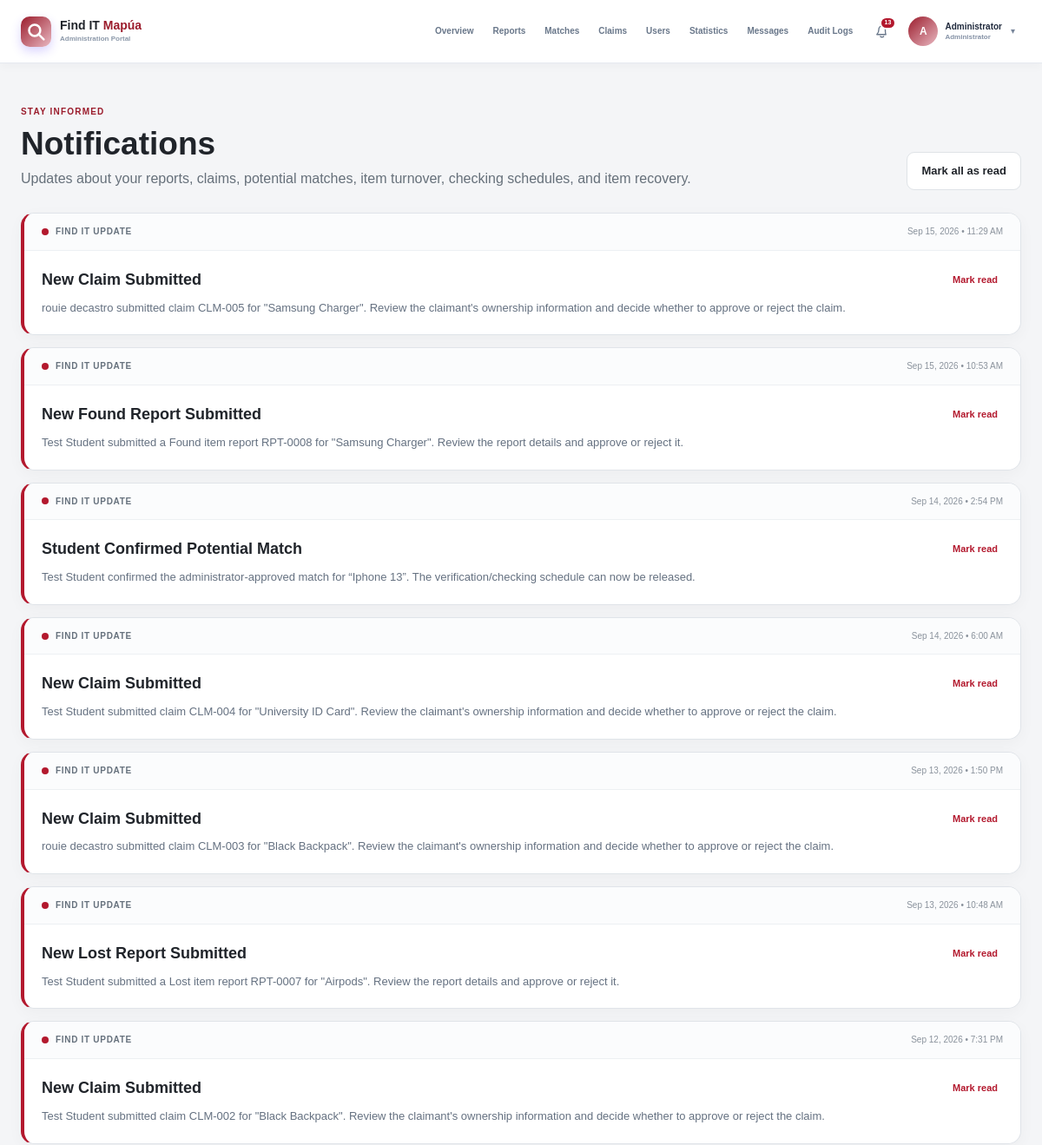
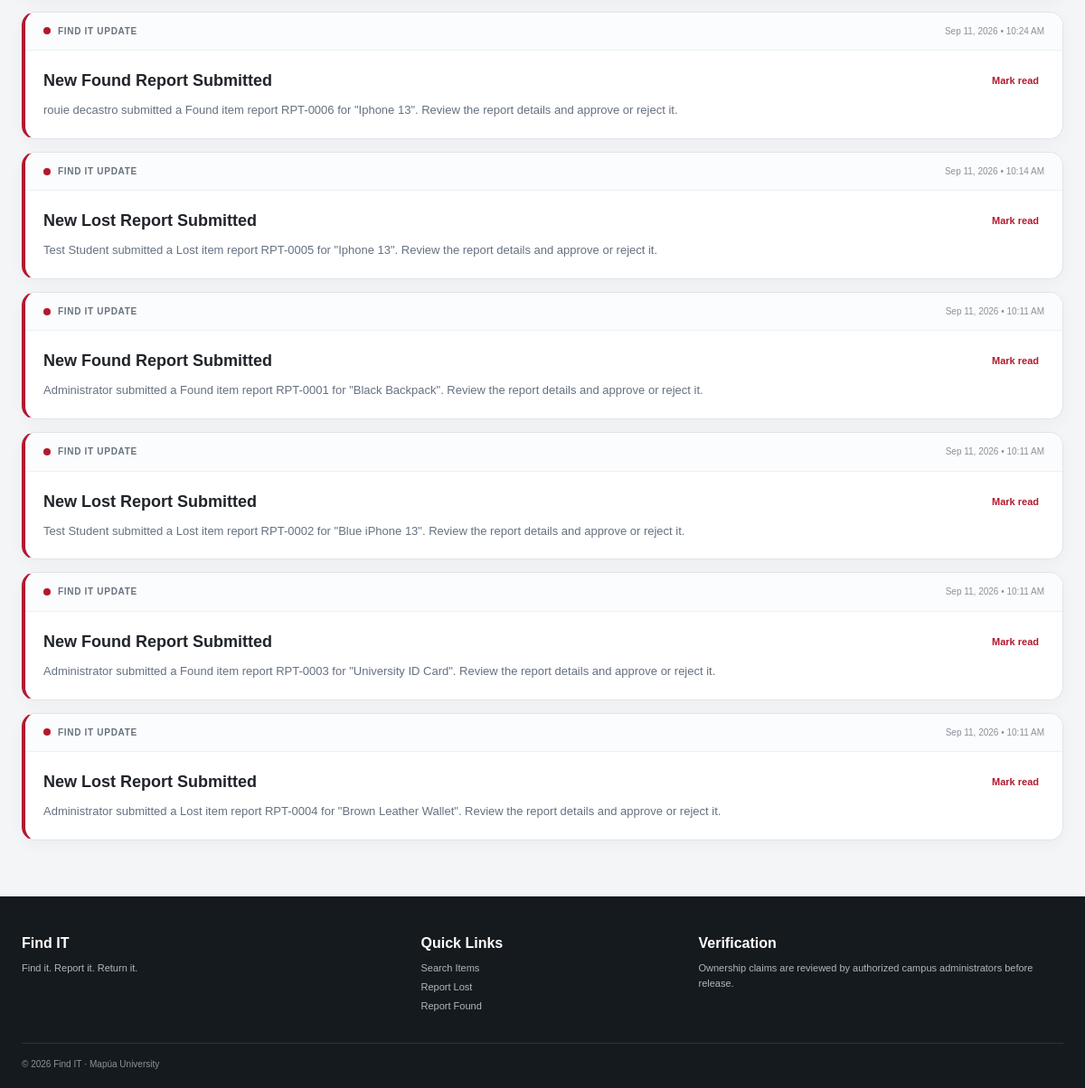
Screenshot of /notifications.php (signed in) with the database file from the repository (2 pictures, top to bottom).
### tables this page shows
CREATE TABLE notifications (
            id INTEGER PRIMARY KEY AUTOINCREMENT,
            user_id INTEGER NOT NULL,
            title TEXT NOT NULL,
            message TEXT NOT NULL,
            notification_type TEXT NOT NULL,
            related_report_id INTEGER,
            related_claim_id INTEGER,
            is_read INTEGER NOT NULL DEFAULT 0,
            created_at TEXT NOT NULL,
            FOREIGN KEY(user_id) REFERENCES users(id),
            FOREIGN KEY(related_report_id) REFERENCES reports(id),
            FOREIGN KEY(related_claim_id) REFERENCES claims(id)
        );

### config.php (called while the page is built, shortened)
<?php
function h(?string $value): string {
    return htmlspecialchars($value ?? '', ENT_QUOTES, 'UTF-8');
}

### notifications.php (the view, shortened to what this page needs)
<?php
require 'config.php';
$currentUser=current_user();
$rowsStmt=$pdo->prepare("
    SELECT *
    FROM notifications
    WHERE user_id=?
    ORDER BY created_at DESC
");
$rowsStmt->execute([$currentUser['id']]);
$rows=$rowsStmt->fetchAll();
require 'includes/header.php';
?>
<div class="container page-head notifications-head">
  <div>
    <span class="eyebrow">Stay informed</span>
    <h1>Notifications</h1>
    <p>Updates about your reports, claims, potential matches, item turnover, checking schedules, and item recovery.</p>
  </div>
  <form method="post" class="notifications-read-all">
    <button class="btn ghost" type="submit">Mark all as read</button>
  </form>
</div>
<div class="container notification-list notification-inbox">
<?php if($rows): ?>
<?php foreach($rows as $n): ?>
<?php
$type=strtolower((string)$n['notification_type']);
$title=strtolower((string)$n['title']);
$typeLabel=match($type){
    'claim'=>'Claim',
    'match'=>(
        str_contains($title,'turnover')
            || str_contains($title,'turn over')
            || str_contains($title,'handover')
            ? 'Item Turnover'
            : (
                str_contains($title,'schedule')
                    || str_contains($title,'verification')
                    ? 'Checking Schedule'
                    : 'Potential Match'
            )
    ),
    'status'=>'Item Status',
    'guidance'=>'Campus Guidance',
    'report'=>'Report Update',
    default=>'Find IT Update'
};
?>
<article class="notification-card <?= $n['is_read']?'is-read':'is-unread' ?>">
  <div class="notification-card-top">
    <div class="notification-type">
      <span class="notification-dot"></span>
      <span><?= h($typeLabel) ?></span>
    </div>
    <div class="notification-time">
      <?= h(date('M j, Y • g:i A',strtotime($n['created_at']))) ?>
    </div>
  </div>
  <div class="notification-card-main">
    <div class="notification-card-content">
      <h2><?= h($n['title']) ?></h2>
      <p class="notification-message"><?= nl2br(h($n['message'])) ?></p>
    </div>
    <div class="notification-actions">
      <?php if(!$n['is_read']): ?>
      <form method="post">
        <button class="notification-read-btn" type="submit">Mark read</button>
      </form>
      <?php else: ?>
      <span class="notification-read-label">Read</span>
      <?php endif; ?>
    </div>
  </div>
</article>
<?php endforeach; ?>
<?php endif; ?>
</div>
<?php require 'includes/footer.php'; ?>

### rows the page displays
notifications: notification_type "FIND IT UPDATE", created_at "Sep 15, 2026 • 11:29 AM", title "New Claim Submitted", message "rouie decastro submitted claim CLM-005 for \"Samsung Charger\". Review the claimant's ownership information and decide whether to approve or reject the claim."
notifications: notification_type "FIND IT UPDATE", created_at "Sep 15, 2026 • 10:53 AM", title "New Found Report Submitted", message "Test Student submitted a Found item report RPT-0008 for \"Samsung Charger\". Review the report details and approve or reject it."
notifications: notification_type "FIND IT UPDATE", created_at "Sep 14, 2026 • 2:54 PM", title "Student Confirmed Potential Match", message "Test Student confirmed the administrator-approved match for “Iphone 13”. The verification/checking schedule can now be released."
notifications: notification_type "FIND IT UPDATE", created_at "Sep 14, 2026 • 6:00 AM", title "New Claim Submitted", message "Test Student submitted claim CLM-004 for \"University ID Card\". Review the claimant's ownership information and decide whether to approve or reject the claim."
notifications: notification_type "FIND IT UPDATE", created_at "Sep 13, 2026 • 1:50 PM", title "New Claim Submitted", message "rouie decastro submitted claim CLM-003 for \"Black Backpack\". Review the claimant's ownership information and decide whether to approve or reject the claim."
notifications: notification_type "FIND IT UPDATE", created_at "Sep 13, 2026 • 10:48 AM", title "New Lost Report Submitted", message "Test Student submitted a Lost item report RPT-0007 for \"Airpods\". Review the report details and approve or reject it."
notifications: notification_type "FIND IT UPDATE", created_at "Sep 12, 2026 • 7:31 PM", title "New Claim Submitted", message "Test Student submitted claim CLM-002 for \"Black Backpack\". Review the claimant's ownership information and decide whether to approve or reject the claim."
notifications: notification_type "FIND IT UPDATE", created_at "Sep 11, 2026 • 10:24 AM", title "New Found Report Submitted", message "rouie decastro submitted a Found item report RPT-0006 for \"Iphone 13\". Review the report details and approve or reject it."
notifications: notification_type "FIND IT UPDATE", created_at "Sep 11, 2026 • 10:14 AM", title "New Lost Report Submitted", message "Test Student submitted a Lost item report RPT-0005 for \"Iphone 13\". Review the report details and approve or reject it."
notifications: notification_type "FIND IT UPDATE", created_at "Sep 11, 2026 • 10:11 AM", title "New Found Report Submitted", message "Administrator submitted a Found item report RPT-0001 for \"Black Backpack\". Review the report details and approve or reject it."
notifications: notification_type "FIND IT UPDATE", created_at "Sep 11, 2026 • 10:11 AM", title "New Lost Report Submitted", message "Test Student submitted a Lost item report RPT-0002 for \"Blue iPhone 13\". Review the report details and approve or reject it."
notifications: notification_type "FIND IT UPDATE", created_at "Sep 11, 2026 • 10:11 AM", title "New Found Report Submitted", message "Administrator submitted a Found item report RPT-0003 for \"University ID Card\". Review the report details and approve or reject it."
notifications: notification_type "FIND IT UPDATE", created_at "Sep 11, 2026 • 10:11 AM", title "New Lost Report Submitted", message "Administrator submitted a Lost item report RPT-0004 for \"Brown Leather Wallet\". Review the report details and approve or reject it."

### other values shown
$unreadCount "13"
$user['name'] "Administrator"
